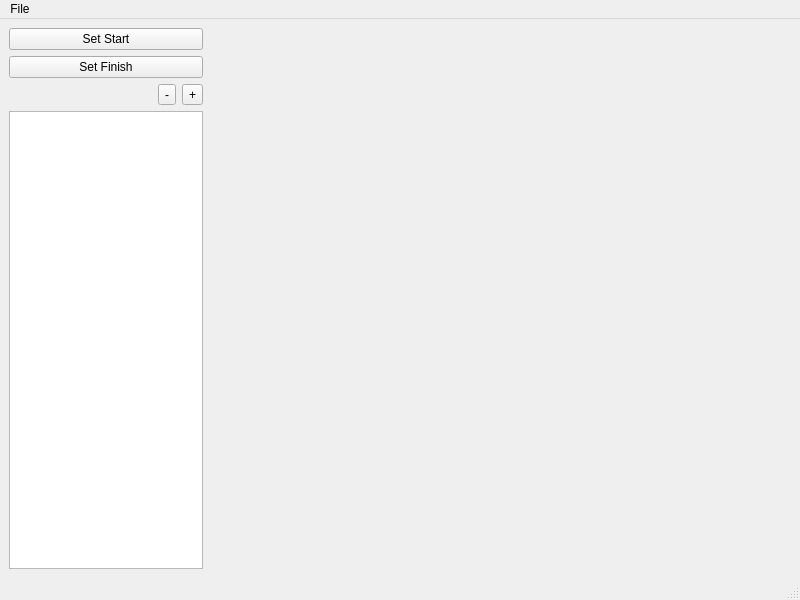
<?xml version="1.0" encoding="UTF-8"?>
<ui version="4.0">
 <class>TrackEditor</class>
 <widget class="QMainWindow" name="TrackEditor">
  <property name="geometry">
   <rect>
    <x>0</x>
    <y>0</y>
    <width>800</width>
    <height>600</height>
   </rect>
  </property>
  <property name="windowTitle">
   <string>TrackEditor</string>
  </property>
  <widget class="QWidget" name="centralwidget">
   <layout class="QGridLayout" name="gridLayout">
    <item row="0" column="0">
     <layout class="QHBoxLayout" name="horizontalLayout" stretch="25,75">
      <item>
       <layout class="QVBoxLayout" name="leftBox">
        <item>
         <widget class="QPushButton" name="setStartButton">
          <property name="text">
           <string>Set Start</string>
          </property>
          <property name="checkable">
           <bool>true</bool>
          </property>
         </widget>
        </item>
        <item>
         <widget class="QPushButton" name="setFinishButton">
          <property name="text">
           <string>Set Finish</string>
          </property>
          <property name="checkable">
           <bool>true</bool>
          </property>
          <property name="autoExclusive">
           <bool>false</bool>
          </property>
         </widget>
        </item>
        <item>
         <layout class="QHBoxLayout" name="sectorToolbar">
          <item>
           <spacer name="horizontalSpacer">
            <property name="orientation">
             <enum>Qt::Horizontal</enum>
            </property>
            <property name="sizeHint" stdset="0">
             <size>
              <width>40</width>
              <height>20</height>
             </size>
            </property>
           </spacer>
          </item>
          <item>
           <widget class="QToolButton" name="removeSectorButton">
            <property name="text">
             <string>-</string>
            </property>
           </widget>
          </item>
          <item>
           <widget class="QToolButton" name="addSectorButton">
            <property name="text">
             <string>+</string>
            </property>
           </widget>
          </item>
         </layout>
        </item>
        <item>
         <widget class="QTableView" name="sectorTable"/>
        </item>
       </layout>
      </item>
      <item>
       <layout class="QVBoxLayout" name="verticalLayout" stretch="1">
        <property name="spacing">
         <number>0</number>
        </property>
        <property name="rightMargin">
         <number>0</number>
        </property>
        <item>
         <widget class="TrackView" name="trackView" native="true"/>
        </item>
       </layout>
      </item>
     </layout>
    </item>
   </layout>
  </widget>
  <widget class="QMenuBar" name="menubar">
   <property name="geometry">
    <rect>
     <x>0</x>
     <y>0</y>
     <width>800</width>
     <height>22</height>
    </rect>
   </property>
   <widget class="QMenu" name="menuFile">
    <property name="title">
     <string>File</string>
    </property>
    <addaction name="actionSave_Track"/>
    <addaction name="actionSave_Track_as"/>
    <addaction name="separator"/>
    <addaction name="actionLoad_Track"/>
   </widget>
   <addaction name="menuFile"/>
  </widget>
  <widget class="QStatusBar" name="statusbar"/>
  <action name="actionSave_Track">
   <property name="text">
    <string>Save Track</string>
   </property>
  </action>
  <action name="actionSave_Track_as">
   <property name="text">
    <string>Save Track as...</string>
   </property>
  </action>
  <action name="actionLoad_Track">
   <property name="text">
    <string>Open Track</string>
   </property>
  </action>
 </widget>
 <customwidgets>
  <customwidget>
   <class>TrackView</class>
   <extends>QWidget</extends>
   <header>trackview.h</header>
   <container>1</container>
  </customwidget>
 </customwidgets>
 <resources/>
 <connections/>
</ui>
